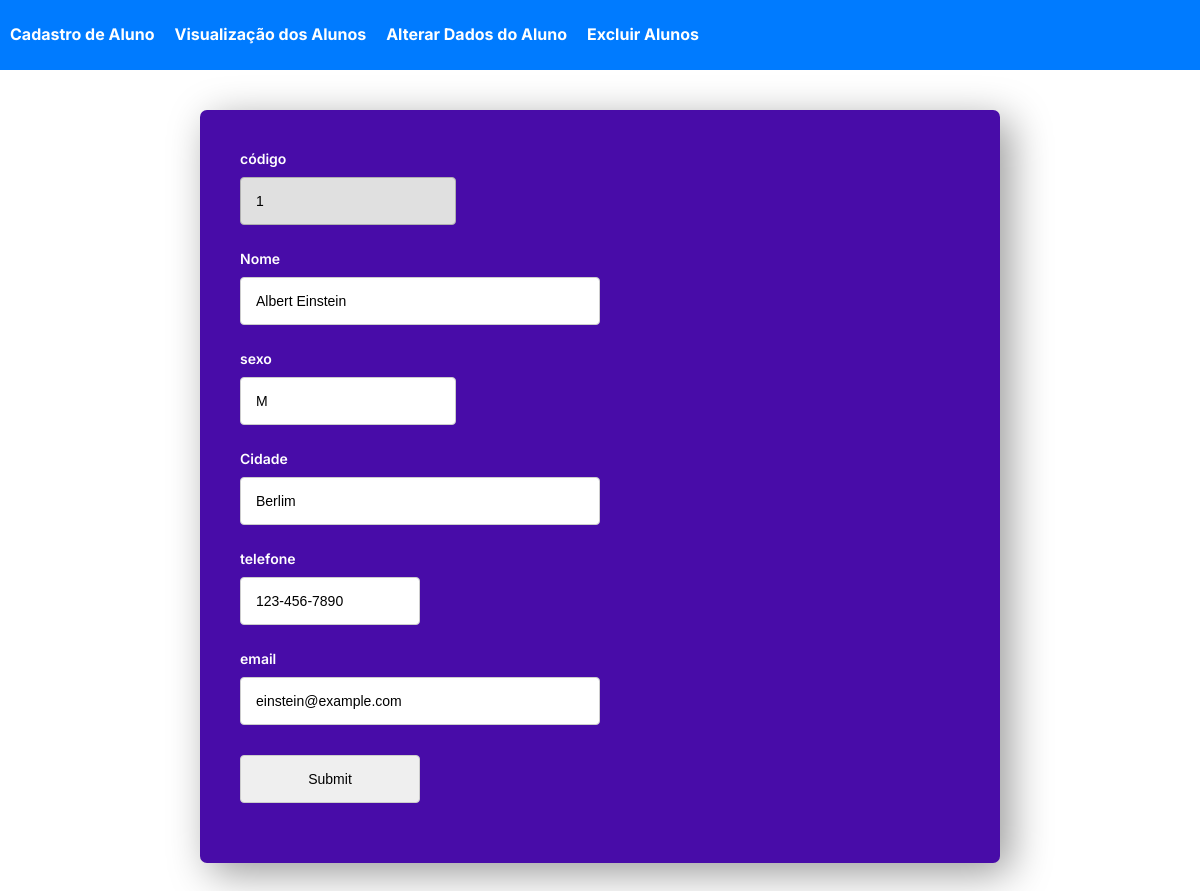
/pages/alterar_aluno.php?id=1, run on the app's committed database.
### tables this page shows
CREATE TABLE aluno (
    id_alu INT AUTO_INCREMENT PRIMARY KEY,
    nome_alu VARCHAR(255),
    cidade_alu VARCHAR(255),
    tel_alu VARCHAR(15),
    sexo_al CHAR(1),
    email_alu VARCHAR(255)
);

### pages/alterar_aluno.php (the view, shortened to what this page needs)
<?php
include('menu.php');
if (!empty($_GET['id'])) {
    include('config.php');
    $id = (int)$_GET['id'];
    $sql = "SELECT * FROM aluno WHERE id_alu='{$id}'";
    $result = mysqli_query($conn, $sql);
    if ($result) {
        $row = mysqli_fetch_assoc($result);
        $id = $row['id_alu'];
        $nome = $row['nome_alu'];
        $sexo = $row['sexo_al'];
        $cidade = $row['cidade_alu'];
        $telefone = $row['tel_alu'];
        $email = $row['email_alu'];
    } else {
        echo "Erro na consulta: " . mysqli_error($conn);
    }
}
?>
<!DOCTYPE html>
<html lang="en">
<head>
    <link rel="stylesheet" type="text/css" href="../assets/css/style.css">
</head>
<body>
<section class="page">
    <form enctype="multipart/form-data" method="post" action="aluno_update.php" >
        <label>código</label>
        <input name="id" readonly="1" type="text" style="width:30%" value="<?=$id?>">
        <label>Nome</label>
        <input name="nome" type="text" style="width:50%" value="<?=$nome?>" >
        <label>sexo</label>
        <input name="sexo" type="text" style="width:30%" value="<?=$sexo?>">
        <label>Cidade</label>
        <input name="cidade" type="text" style="width:50%" value="<?=$cidade?>">
        <label>telefone</label>
        <input name="telefone" type="text" style="width:25%" value="<?=$telefone?>">
        <label>email</label>
        <input name="email" type="text" style="width:50%" value="<?=$email?>">
        <input type="submit" style="width:25%">
    </form>
</section>
</body>
</html>

### assets/css/style.css (style rules this page uses)
body { font-family: 'Inter', sans-serif; margin: 0; padding: 0; color: #666 }
.page { display: flex; flex-direction: column; align-items: center; align-content: center; justify-content: center; width: 100%; }
input[readonly="1"] { background: #e0e0e0; border:1px solid #b0b0b0; }
form { display: flex; flex-direction: column; background-color: #480ca8; color:white; border-radius: 7px; max-width: 70%; min-width: 60%; height: 100%; padding: 40px; box-shadow: 10px 10px 40px rgba(0, 0, 0, 0.4); gap: 5px; margin: 40px; }
form input, form select, form div { padding: 15px; font-size: 14px; border: 1px solid #ccc; margin-bottom: 20px; margin-top: 5px; border-radius: 4px; transition: all linear 160ms; outline: none; }
form label { font-size: 14px; font-weight: 600; }

### data on the page
aluno: id "1", nome "Albert Einstein", sexo "M", cidade "Berlim", telefone "123-456-7890", email "einstein@example.com"
